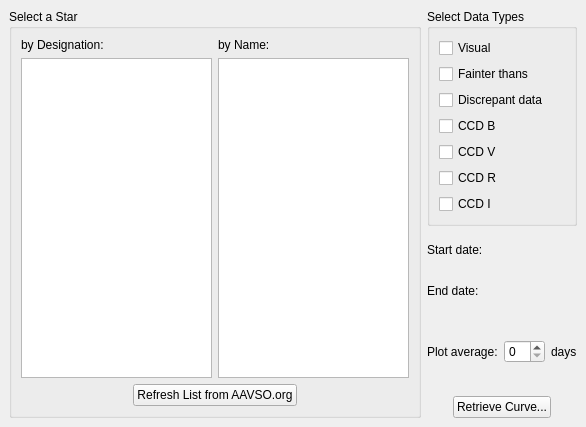
<ui version="4.0" >
 <author></author>
 <comment></comment>
 <exportmacro></exportmacro>
 <class>LCGenerator</class>
 <widget class="QWidget" name="LCGenerator" >
  <property name="geometry" >
   <rect>
    <x>0</x>
    <y>0</y>
    <width>586</width>
    <height>427</height>
   </rect>
  </property>
  <layout class="QHBoxLayout" >
   <property name="margin" >
    <number>9</number>
   </property>
   <property name="spacing" >
    <number>6</number>
   </property>
   <item>
    <widget class="QGroupBox" name="groupBox" >
     <property name="title" >
      <string>Select a Star</string>
     </property>
     <layout class="QVBoxLayout" >
      <property name="margin" >
       <number>9</number>
      </property>
      <property name="spacing" >
       <number>6</number>
      </property>
      <item>
       <layout class="QGridLayout" >
        <property name="margin" >
         <number>0</number>
        </property>
        <property name="spacing" >
         <number>6</number>
        </property>
        <item row="1" column="1" >
         <widget class="QListWidget" name="NameBox" />
        </item>
        <item row="1" column="0" >
         <widget class="QListWidget" name="DesignationBox" />
        </item>
        <item row="0" column="1" >
         <widget class="QLabel" name="label_2" >
          <property name="text" >
           <string>by Name:</string>
          </property>
         </widget>
        </item>
        <item row="0" column="0" >
         <widget class="QLabel" name="label" >
          <property name="text" >
           <string>by Designation:</string>
          </property>
         </widget>
        </item>
       </layout>
      </item>
      <item>
       <layout class="QHBoxLayout" >
        <property name="margin" >
         <number>0</number>
        </property>
        <property name="spacing" >
         <number>6</number>
        </property>
        <item>
         <spacer>
          <property name="orientation" >
           <enum>Qt::Horizontal</enum>
          </property>
          <property name="sizeHint" >
           <size>
            <width>40</width>
            <height>20</height>
           </size>
          </property>
         </spacer>
        </item>
        <item>
         <widget class="QPushButton" name="UpdateListButton" >
          <property name="text" >
           <string>Refresh List from AAVSO.org</string>
          </property>
         </widget>
        </item>
        <item>
         <spacer>
          <property name="orientation" >
           <enum>Qt::Horizontal</enum>
          </property>
          <property name="sizeHint" >
           <size>
            <width>40</width>
            <height>20</height>
           </size>
          </property>
         </spacer>
        </item>
       </layout>
      </item>
     </layout>
    </widget>
   </item>
   <item>
    <layout class="QVBoxLayout" >
     <property name="margin" >
      <number>0</number>
     </property>
     <property name="spacing" >
      <number>6</number>
     </property>
     <item>
      <widget class="QGroupBox" name="groupBox_2" >
       <property name="title" >
        <string>Select Data Types</string>
       </property>
       <layout class="QVBoxLayout" >
        <property name="margin" >
         <number>9</number>
        </property>
        <property name="spacing" >
         <number>6</number>
        </property>
        <item>
         <widget class="QCheckBox" name="VisualCheck" >
          <property name="text" >
           <string>Visual</string>
          </property>
         </widget>
        </item>
        <item>
         <widget class="QCheckBox" name="FainterCheck" >
          <property name="text" >
           <string>Fainter thans</string>
          </property>
         </widget>
        </item>
        <item>
         <widget class="QCheckBox" name="DiscrepantCheck" >
          <property name="text" >
           <string>Discrepant data</string>
          </property>
         </widget>
        </item>
        <item>
         <widget class="QCheckBox" name="CCDBCheck" >
          <property name="text" >
           <string>CCD B</string>
          </property>
         </widget>
        </item>
        <item>
         <widget class="QCheckBox" name="CCDVCheck" >
          <property name="text" >
           <string>CCD V</string>
          </property>
         </widget>
        </item>
        <item>
         <widget class="QCheckBox" name="CCDRCheck" >
          <property name="text" >
           <string>CCD R</string>
          </property>
         </widget>
        </item>
        <item>
         <widget class="QCheckBox" name="CCDICheck" >
          <property name="text" >
           <string>CCD I</string>
          </property>
         </widget>
        </item>
       </layout>
      </widget>
     </item>
     <item>
      <layout class="QGridLayout" >
       <property name="margin" >
        <number>0</number>
       </property>
       <property name="spacing" >
        <number>6</number>
       </property>
       <item row="1" column="0" >
        <widget class="QLabel" name="label_4" >
         <property name="text" >
          <string>End date:</string>
         </property>
        </widget>
       </item>
       <item row="0" column="0" >
        <widget class="QLabel" name="label_3" >
         <property name="text" >
          <string>Start date:</string>
         </property>
        </widget>
       </item>
       <item row="0" column="1" >
        <widget class="ExtDateEdit" name="StartDateBox" />
       </item>
       <item row="1" column="1" >
        <widget class="ExtDateEdit" name="EndDateBox" />
       </item>
      </layout>
     </item>
     <item>
      <layout class="QHBoxLayout" >
       <property name="margin" >
        <number>0</number>
       </property>
       <property name="spacing" >
        <number>6</number>
       </property>
       <item>
        <widget class="QLabel" name="label_5" >
         <property name="text" >
          <string>Plot average:</string>
         </property>
        </widget>
       </item>
       <item>
        <widget class="QSpinBox" name="AverageDayBox" />
       </item>
       <item>
        <widget class="QLabel" name="label_6" >
         <property name="text" >
          <string>days</string>
         </property>
        </widget>
       </item>
      </layout>
     </item>
     <item>
      <layout class="QHBoxLayout" >
       <property name="margin" >
        <number>0</number>
       </property>
       <property name="spacing" >
        <number>6</number>
       </property>
       <item>
        <spacer>
         <property name="orientation" >
          <enum>Qt::Horizontal</enum>
         </property>
         <property name="sizeHint" >
          <size>
           <width>21</width>
           <height>20</height>
          </size>
         </property>
        </spacer>
       </item>
       <item>
        <widget class="QPushButton" name="GetCurveButton" >
         <property name="text" >
          <string>Retrieve Curve...</string>
         </property>
        </widget>
       </item>
       <item>
        <spacer>
         <property name="orientation" >
          <enum>Qt::Horizontal</enum>
         </property>
         <property name="sizeHint" >
          <size>
           <width>20</width>
           <height>20</height>
          </size>
         </property>
        </spacer>
       </item>
      </layout>
     </item>
    </layout>
   </item>
  </layout>
 </widget>
 <pixmapfunction></pixmapfunction>
 <customwidgets>
  <customwidget>
   <class>ExtDateEdit</class>
   <extends></extends>
   <header>libkdeedu/extdate/extdatetimeedit.h</header>
   <container>0</container>
   <pixmap></pixmap>
  </customwidget>
 </customwidgets>
 <resources/>
 <connections/>
</ui>
